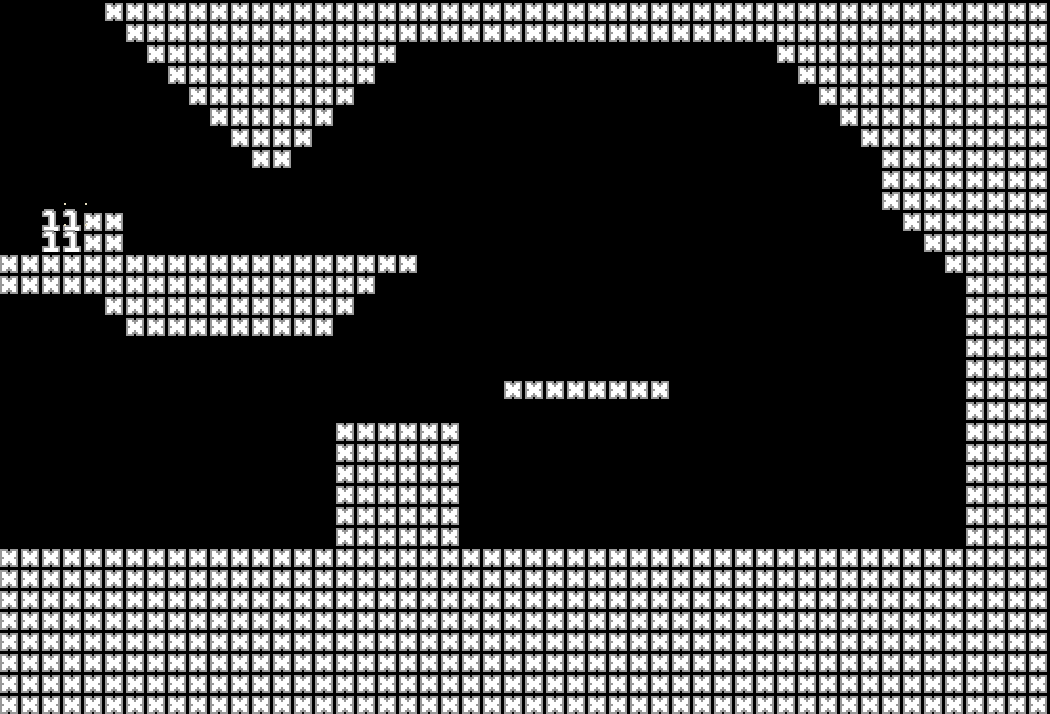

This is a level from a 2D game, rendered from its Tiled map with the project's own tilesets. A one-line summary and the map file follow, with tile-layer data summarised:
An orthogonal 50x34 tile map with 21x21 px tiles, 2 tile layers (collision, trigger).

<map version="1.0" tiledversion="1.0.2" orientation="orthogonal" renderorder="right-down" width="50" height="34" tilewidth="21" tileheight="21" nextobjectid="1">
 <tileset firstgid="1" source="tileset.tsx" />
 <layer name="collision" width="50" height="34">
  <data>[1700 cells, 788 non-empty, 1 distinct tile ids]</data>
 </layer>
 <layer name="trigger" width="50" height="34">
  <data>[1700 cells, 4 non-empty, 1 distinct tile ids]</data>
 </layer>
</map>
